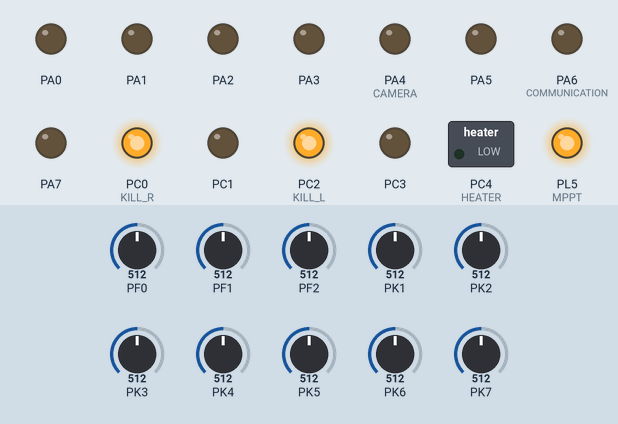
Simulated run of this program. Board: ATmega2560, built with avr-gcc and emulated at 16 MHz. Shown: switched loads named in the program (green lamp = pin HIGH), output pins drawn as LEDs (lit = HIGH). Inputs (shaded band) come from the test bench; at power-on: PK6 = 512, PF0 = 512, PF1 = 512, PF2 = 512, PK1 = 512, PK2 = 512, PK3 = 512, PK4 = 512, PK5 = 512, PK7 = 512. EEPROM starts erased.

Above: at 1.2 s.
1.3 s: PK6 set to 111
2.8 s: PK6 set to 93
At 3.3 s:
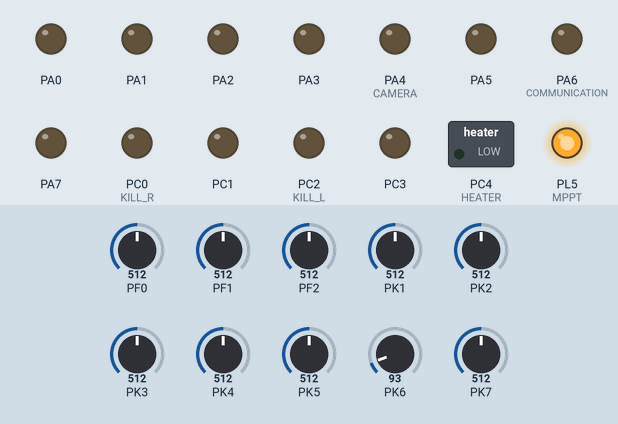
4.3 s: PK6 set to 306
At 5.1 s:
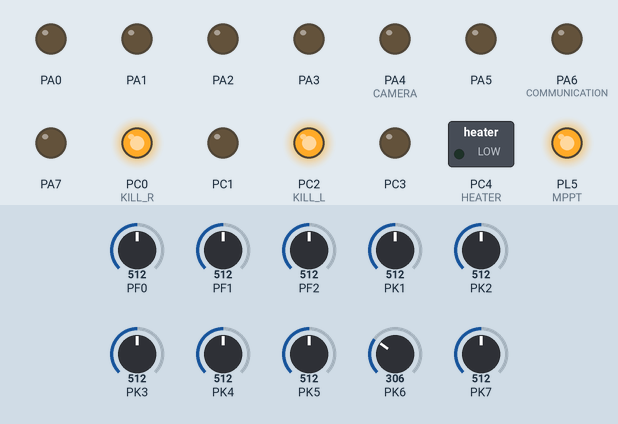
5.8 s: PK6 set to 40
At 7.1 s:
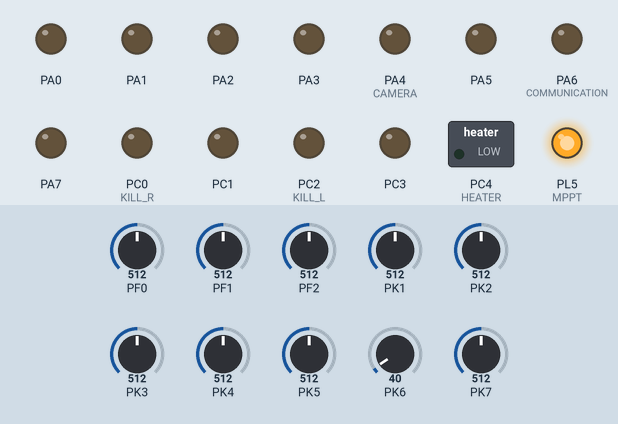
Timing chart, 0 to 8.3 s (numbered marks = the images above; inputs shaded):
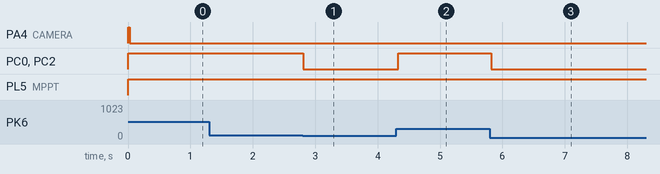

Measured:
- the behaviour switches between 105 and 104 on PK6 (found by bisection; images 0 and 1)
- after the input at 1.3 s, every drawn part: stays the same
- after the input at 2.8 s, PC0 (KILL_R), PC2 (KILL_L): HIGH → LOW at once
- after the input at 4.3 s, PC0 (KILL_R), PC2 (KILL_L): LOW → HIGH at once
- after the input at 5.8 s, PC0 (KILL_R), PC2 (KILL_L): HIGH → LOW at once

The program:

main.c
```c
/*
 * Main ProJecT
 * EPS Software
 */

#include <main.h>

/*Timer Counter 1 *1Sec**/
ISR(TIMER1_COMPA_vect)
{
	system_tick();
}

/*Interrupt Receiver*/
ISR(USART2_RX_vect)
{
	Rx_CRC_Tx();
}

int main(void)
{
    wdt_enable(WDTO_1S); /* Enable WatchDog Timer --> 1 Sec*/
    ADC_Enable();
    PWM_Enable();
    UART2_Init(MYUBRR);
    Timer1_Freq_1Hz();
    sei();               /*Global interrupt*/
    while (1)
    {
		wdt_reset();               /*Refresh WatchDog Timer*/
		REAL_VALUE_SENSOR();       /*Read Values of Sensors*/
		MPPT_P_O();                /*Perturb & Observe Algorithm ----> Control Duty Cycle*/
		ON_OFF_SW();               /*Check EPS Emergency case*/
		CLOCK_PYLOAD();
		Set_Time_E2PROM();
		UPDATE_ReQuest();
    }
}
```

ADC_GPIO.h
```c
/*
 * ADC_GPIO.h
 *
 * Created: 6/30/2021 10:53:05 PM
 *  Author: Ahmed H. Zakaria
 */


#ifndef ADC_GPIO_H_
#define ADC_GPIO_H_
#include <main.h>

// Define Subsystem & ICs PINS
#define CAMERA  PA4
#define COMMUNICATION  PA6
#define KILL_R  PC0
#define KILL_L  PC2
#define HEATER  PC4
#define MPPT  DDL5
#define ADCS  PG2
#define Vref  4.889
// Function of ON | OFF Switch
#define Set_SW(port,sub)  port|=(1<<sub)
#define Reset_SW(port,sub)  port&=~(1<<sub)
// Variables & Arrays
volatile double Pold,Pnow,Psd,Vold,Vnow,DC,Cnow;
typedef struct {
	float VS_Buck3;
	float CS_Buck3;
	float VS_Buck5;
	float CS_Buck5;
	float VS_Battery;
	float CS_Battery;
	float VS_Solar;
	float CS_Solar;
	uint8_t Temp_S1;
	uint8_t Temp_S2;
}R_Value;
R_Value Real_Value;
char VS_BUC3[6],CS_BUC3[6],VS_BUC5[6],CS_BUC5[6];
char VS_BAT[6],CS_BAT[6],VS_BOS[6],CS_BOS[6];
/*************************Function***********************************/
void ADC_Enable(void);                                   // Start ADC to read values sensors
uint16_t ADC_Channel0_7(uint8_t channel);                // Enable & take values the first part of Channels 0---->7
uint16_t ADC_Channel8_15(uint8_t channel);               // Enable & take values the second part of Channels 8---->15
void REAL_VALUE_SENSOR(void);                 // Put Values of reading in array  All_ADC[16]
void PWM_Enable(void);                                   // Enable Digital PINS OUTPUT
void Timer1_Freq_1Hz(void);                              // Enable Timer Counter 1Sec
void MPPT_P_O(void);                           // Setting Duty cycle through MPPT algorithm
void ON_OFF_SW(void);                          // Setting status on/off switch & send Telemetry

#endif /* ADC_GPIO_H_ */
```

E2PROM.h
```c
/*
 * E2PROM.h
 *
 * Created: 6/30/2021 10:58:06 PM
 *  Author: Ahmed H. Zakaria
 */


#ifndef E2PROM_H_
#define E2PROM_H_

#include <main.h>

#define EEPROM_SIZE 4096
/*************************Function***********************************/
void WRITE_EEPROM(uint16_t Addr ,uint8_t Data);
uint8_t READ_EEPROM(uint16_t Addr);

#endif /* E2PROM_H_ */
```

EUSP.h
```c
/*
 * EUSP.h
 *
 * Created: 6/30/2021 10:57:06 PM
 *  Author: Ahmed H. Zakaria
 */


#ifndef EUSP_H_
#define EUSP_H_

#include <main.h>

//********* CubeSat Satellite Protocol (CSP) with different platforms *********//
typedef struct {
	uint8_t SA;       // Subsystem Address
	uint8_t GID;      // Group ID
	uint8_t SGID;     // Sub-Group  ID
	uint8_t DoL;      // Data Out Length
	uint8_t RL;       // Reply  Length
	uint8_t CRC;      // Cyclic redundancy check
	uint8_t STATUS;   // Reception Status (Status)
}PRTOCOL;
PRTOCOL EUSP;
uint8_t FLAG_START;
//********* Subsystem Address (SA) *********//
#define EPS   0x20
//********* Group ID (GID) *********//
#define SENSOR    0x01
#define POWER_SET 0x02
#define TIME      0x03
#define TEST      0x04
#define BOOT      0xBE
//********* Sub-Group ID (SGID) *********//
// SENSOR
#define SOLAR_CELL    0x00
#define BATTERY       0x01
#define BUCK          0x02
#define ALL_EPS       0x03
// POWER_SET
#define SET_POWER     0x00
#define GET_POWER     0x01
// TIME
#define SET_TIME      0x00
#define GET_TIME      0x01
#define CLOCK         0x02
// TEST
#define TRANSLOG      0x00
#define TEST_PING     0x01
// BOOTLOADER
#define STRAT_BOOT    0x00
//********* Reception Status (Status) *********//
#define ACK           0xAC
#define NACK          0x54
/*************************Variables***********************************/
uint8_t REPLY[MIX];
uint8_t DATA[MIX];
uint8_t FLAG_BOOT;
/*************************Function***********************************/
uint8_t crc8_calculate (uint8_t *data , uint8_t n);
void TELEMETRY_Tx(void);
void DATA_Rx(uint8_t stringTx[] ,uint8_t n);
void COMMAND_Rx(void);
uint8_t CRC_COMMAND(void);
void TELEMETRY_DETERMINATION(void);
void Rx_CRC_Tx(void);


#endif /* EUSP_H_ */
```

FRAMES.h
```c
/*
 * FRAMES.h
 *
 * Created: 6/30/2021 10:55:14 PM
 *  Author: Ahmed H. Zakaria
 */


#ifndef FRAMES_H_
#define FRAMES_H_

#include <main.h>

/*************************Variables & Array***********************************/
double DUTY;
uint8_t STATUS_TRUE,wait,tnow[4];
/*************************Function***********************************/
void FtoA(float Value_Float, char* BUFER, uint8_t POINT_NUM);
void STRING_VALUE_SENSOR(void);
/* Get Telemetry GROUP-1 *0x01*/
void SOLAR_ARRAY(uint8_t SOLAR_array[]);
void BUCKS(uint8_t BUS[]);
void GET_Battery(uint8_t Batt[]);
void Get_All_Telemetry(uint8_t All_value_ADC[]);
/* Get & Set Power Values -- Function Build any Frame GROUP-2 *0x02*/
void STATUS_SW(uint8_t STATUS_SW_BUF[]);
void POWER_SWITCH(uint8_t Flag);
/* Get , Set & Clock Time GROUP-3 *0x03*/
void SET_TIME_NOW(uint8_t GTime[]);
void GET_TIME_NOW(uint8_t STime[]);
void SET_CLOCK(uint8_t Clock[]);
/* Test EPS GROUP-4 *0x04*/
void Test_EPS_Tx(uint8_t TEST_EPS_Tx[]);
void EPS_Transaction_Log(uint8_t Transaction_BUF[]);
/* SELF PROGRAMMIN SESSION GROUP-5 *0x05*/
void UPDATE_ReQuest(void);

#endif /* FRAMES_H_ */
```

TIME_SUB.h
```c
/*
 * TIME_SUB.h
 *
 * Created: 7/1/2021 12:29:45 AM
 *  Author: Ahmed H. Zakaria
 */


#ifndef TIME_SUB_H_
#define TIME_SUB_H_

#include <main.h>
/*************************Function***********************************/
void Set_Time_E2PROM(void);
void CLOCK_PYLOAD(void);

#endif /* TIME_SUB_H_ */
```

UART2.h
```c
/*
 * UART2.h
 *
 * Created: 6/30/2021 11:07:16 PM
 *  Author: Ahmed H. Zakaria
 */


#ifndef UART2_H_
#define UART2_H_

#include <main.h>


/*************************BAUD RATE***********************************/
#define FOSC 16000000
#define BAUD 9600
#define MYUBRR FOSC/16/BAUD-1

/*************************Function***********************************/
void UART2_Init(uint8_t  baud);
uint8_t UART2_Receive(void);
uint8_t UART2_Transmit(uint8_t data);

#endif /* UART2_H_ */
```

main.h
```c
/*
 * main.h
 *
 * Created: 6/30/2021 11:11:11 PM
 *  Author: Ahmed H. Zakaria
 */


#ifndef MAIN_H_
#define MAIN_H_

#define F_CPU 16000000UL
#define ON    0x01
#define OFF   0x00
#define TRUE  ON
#define FALSE OFF
#define MIX   256

#include <avr/io.h>
#include <util/delay.h>
#include <avr/interrupt.h>
#include <avr/wdt.h>
#include <time.h>
#include <math.h>
#include <string.h>
#include <stdlib.h>
#include <TIME_SUB.h>
#include <ADC_GPIO.h>
#include <FRAMES.h>
#include <UART2.h>
#include <EUSP.h>
#include <E2PROM.h>

#endif /* MAIN_H_ */
```

ADC_GPIO.c
```c
/*
 * ADC_GPIO.c
 * Source code of ADC , Digital I/O , Timer Counter , PWM & MPPT algorithm
 * Created: 6/30/2021 11:10:55 PM
 *  Author: Ahmed H. Zakaria
 */
#include <ADC_GPIO.h>

void ADC_Enable(void)
{
	DDRF = 0x00;
	DDRK = 0x00;
	ADMUX |= (1<<REFS0);
	ADMUX |= (1<<ADLAR);
	ADCSRA |= (1<<ADEN);
	ADCSRA |= (1<<ADPS2) | (1<<ADPS1) | (1<<ADPS0);
	ADCSRB |= (1<<ACME);
}

uint16_t ADC_Channel0_7(uint8_t channel)
{
	ADCSRB =0x40;
	ADMUX = 0x40 | (channel & 0x07);
	ADCSRA |= (1<<ADSC);
	while (!(ADCSRA & (1<<ADIF)));
	ADCSRA |= (1<<ADIF);
	return ADCW;
}

uint16_t ADC_Channel8_15(uint8_t channel)
{
	ADCSRB =0x40 | (1<<MUX5);
	ADMUX = 0x40 | (channel & 0x07);
	ADCSRA |= (1<<ADSC);
	while (!(ADCSRA & (1<<ADIF)));
	ADCSRA |= (1<<ADIF);
	return ADCW;
}

void REAL_VALUE_SENSOR(void)
{
	Real_Value.VS_Buck3 =   ((ADC_Channel0_7(0)*2*Vref)/1023);
	Real_Value.Temp_S1 =    ((ADC_Channel0_7(1)*8.2*Vref)/1023);
	Real_Value.CS_Buck3 =   (((ADC_Channel0_7(2)*Vref)/1023)/0.94);
	Real_Value.VS_Buck5 =   ((ADC_Channel8_15(1)*2*Vref)/1023);
	Real_Value.Temp_S2 =    ((ADC_Channel8_15(2)*100*2.34*Vref)/1023);
	Real_Value.CS_Buck5 =   (((ADC_Channel8_15(3)*Vref)/1023)/0.94);
	Real_Value.VS_Battery = ((ADC_Channel8_15(4)*2*Vref)/1023);
	Real_Value.CS_Battery = ((((ADC_Channel8_15(5)*Vref)/1023)-1.25)/0.4);
	Real_Value.VS_Solar =   ((ADC_Channel8_15(6)*2*Vref)/1023);
	Real_Value.CS_Solar =   (((ADC_Channel8_15(7)*Vref)/1023)/0.94);
	STRING_VALUE_SENSOR();
}

void PWM_Enable(void)
{
	DDRA =0xFF;
	DDRC =0xFF;
	DDRG =0xFF;
	DDRL |= (1<<DDL5);
	TCCR5A |= (1<<COM5C1) | (1<<WGM51) | (1<<WGM50);
	TCCR5B |= (1<<CS50) | (1<<WGM52) | (1<<WGM53);
	OCR5A=5;
}

void Timer1_Freq_1Hz(void)
{
	TCCR1B |= (1<<CS12) | (1<<WGM12) | (1<<CS10);
	TIMSK1 |= (1<<OCIE1A);
	OCR1A = 16000;
}

/*Perturb & Observe Algorithm ----> Control Duty Cycle*/
void MPPT_P_O(void)
{
	Vnow = Real_Value.VS_Solar;
	Cnow= Real_Value.CS_Solar;
	Pnow=sqrt(Vnow)*sqrt(Cnow);
	if (Vnow < 1)
	{
		DC=Vold=Pold=0;
		Reset_SW(DDRL,MPPT);
	}
	else
	{
		Set_SW(DDRL,MPPT);
		if(Pnow >= Pold)
		{
			DC = Vnow;
			Vold = Vnow;
			Pold = Pnow;
			Psd  = Pnow;
		}else
		{
			DC = Vold;
			if (Pnow > Psd)//If effect Shading
			{
				Pold = Pnow;
			}
			Psd = Pnow;
		}
	}

	OCR5C=((DC * 1024)/5);
	DUTY=((DC * 1024)/5);
}

void ON_OFF_SW(void)
{
	if (Real_Value.VS_Battery < 6)                              // Voltage Battery below 6 Volt OFF Subsystem
	{
		Reset_SW(PORTA,CAMERA);
		Reset_SW(PORTA,COMMUNICATION);
		Reset_SW(PORTG,ADCS);
		if (Real_Value.VS_Solar < 1)                           // Voltage Solar cell below 1 Volt OFF Kill Switch
		{
			Reset_SW(PORTC,KILL_R);
			Reset_SW(PORTC,KILL_L);
			}else{
			Set_SW(PORTC,KILL_R);
			Set_SW(PORTC,KILL_L);
		}
		if (Real_Value.Temp_S1 == 0 || Real_Value.Temp_S2 == 0)    // Temp.S1 OR Temp.S2 below 0C ON Heater
		{
			Set_SW(PORTC,HEATER);
			}else{
			Reset_SW(PORTC,HEATER);
		}
	}else if (Real_Value.Temp_S1 > 50 || Real_Value.Temp_S2 > 50)  // Temp.S1 OR Temp.S2 bigger 45C ON Heater
	{
		Reset_SW(PORTA,CAMERA);
		Reset_SW(PORTA,COMMUNICATION);
		Reset_SW(PORTG,ADCS);
		Reset_SW(PORTC,HEATER);
		if (Real_Value.VS_Solar < 1)                           // Voltage Solar cell below 1 Volt OFF Kill Switch
		{
			Reset_SW(PORTC,KILL_R);
			Reset_SW(PORTC,KILL_L);
			}else{
			Set_SW(PORTC,KILL_R);
			Set_SW(PORTC,KILL_L);
		}
		}else{
		if (Real_Value.Temp_S1 == 0 || Real_Value.Temp_S2 == 0)     // Temp.S1 OR Temp.S2 below 0C ON Heater
		{
			Set_SW(PORTC,HEATER);
			}else{
			Reset_SW(PORTC,HEATER);
		}
		Set_SW(PORTA,COMMUNICATION);
		Set_SW(PORTC,KILL_R);
		Set_SW(PORTC,KILL_L);
		Set_SW(PORTG,ADCS);
	}
}
```

E2PROM.c
```c
/*
 * E2PROM.c
 * Source code of  ENABLE EEPROM STORAGE
 * Created: 6/30/2021 11:12:49 PM
 *  Author: Ahmed H. Zakaria
 */

#include <E2PROM.h>

void WRITE_EEPROM(uint16_t Addr ,uint8_t Data)
{
	while(EECR & (1<<EEPE));
	EEAR = Addr;
	EEDR = Data;
	EECR |= (1<<EEMPE);
	EECR |= (1<<EEPE);
}

uint8_t READ_EEPROM(uint16_t Addr)
{
	while(EECR & (1<<EEPE));
	EEAR = Addr;
	EECR |= (1<<EERE);
	return EEDR;
}
```

EUSP.c
```c
/*
 * EUSP.c
 * Source code of EUSP-1 Communication Protocol
 * Created: 6/30/2021 11:12:17 PM
 *  Author: Ahmed H. Zakaria
 */

#include <EUSP.h>

uint8_t crc8_table [256] = {
	0x00 , 0x07 , 0x0e , 0x09 , 0x1c , 0x1b , 0x12 , 0x15 ,
	0x38 , 0x3f , 0x36 , 0x31 , 0x24 , 0x23 , 0x2a , 0x2d ,
	0x70 , 0x77 , 0x7e , 0x79 , 0x6c , 0x6b , 0x62 , 0x65 ,
	0x48 , 0x4f , 0x46 , 0x41 , 0x54 , 0x53 , 0x5a , 0x5d ,
	0xe0 , 0xe7 , 0xee , 0xe9 , 0xfc , 0xfb , 0xf2 , 0xf5 ,
	0xd8 , 0xdf , 0xd6 , 0xd1 , 0xc4 , 0xc3 , 0xca , 0xcd ,
	0x90 , 0x97 , 0x9e , 0x99 , 0x8c , 0x8b , 0x82 , 0x85 ,
	0xa8 , 0xaf , 0xa6 , 0xa1 , 0xb4 , 0xb3 , 0xba , 0xbd ,
	0xc7 , 0xc0 , 0xc9 , 0xce , 0xdb , 0xdc , 0xd5 , 0xd2 ,
	0xff , 0xf8 , 0xf1 , 0xf6 , 0xe3 , 0xe4 , 0xed , 0xea ,
	0xb7 , 0xb0 , 0xb9 , 0xbe , 0xab , 0xac , 0xa5 , 0xa2 ,
	0x8f , 0x88 , 0x81 , 0x86 , 0x93 , 0x94 , 0x9d , 0x9a ,
	0x27 , 0x20 , 0x29 , 0x2e , 0x3b , 0x3c , 0x35 , 0x32 ,
	0x1f , 0x18 , 0x11 , 0x16 , 0x03 , 0x04 , 0x0d , 0x0a ,
	0x57 , 0x50 , 0x59 , 0x5e , 0x4b , 0x4c , 0x45 , 0x42 ,
	0x6f , 0x68 , 0x61 , 0x66 , 0x73 , 0x74 , 0x7d , 0x7a ,
	0x89 , 0x8e , 0x87 , 0x80 , 0x95 , 0x92 , 0x9b , 0x9c ,
	0xb1 , 0xb6 , 0xbf , 0xb8 , 0xad , 0xaa , 0xa3 , 0xa4 ,
	0xf9 , 0xfe , 0xf7 , 0xf0 , 0xe5 , 0xe2 , 0xeb , 0xec ,
	0xc1 , 0xc6 , 0xcf , 0xc8 , 0xdd , 0xda , 0xd3 , 0xd4 ,
	0x69 , 0x6e , 0x67 , 0x60 , 0x75 , 0x72 , 0x7b , 0x7c ,
	0x51 , 0x56 , 0x5f , 0x58 , 0x4d , 0x4a , 0x43 , 0x44 ,
	0x19 , 0x1e , 0x17 , 0x10 , 0x05 , 0x02 , 0x0b , 0x0c ,
	0x21 , 0x26 , 0x2f , 0x28 , 0x3d , 0x3a , 0x33 , 0x34 ,
	0x4e , 0x49 , 0x40 , 0x47 , 0x52 , 0x55 , 0x5c , 0x5b ,
	0x76 , 0x71 , 0x78 , 0x7f , 0x6a , 0x6d , 0x64 , 0x63 ,
	0x3e , 0x39 , 0x30 , 0x37 , 0x22 , 0x25 , 0x2c , 0x2b ,
	0x06 , 0x01 , 0x08 , 0x0f , 0x1a , 0x1d , 0x14 , 0x13 ,
	0xae , 0xa9 , 0xa0 , 0xa7 , 0xb2 , 0xb5 , 0xbc , 0xbb ,
	0x96 , 0x91 , 0x98 , 0x9f , 0x8a , 0x8d , 0x84 , 0x83 ,
	0xde , 0xd9 , 0xd0 , 0xd7 , 0xc2 , 0xc5 , 0xcc , 0xcb ,
	0xe6 , 0xe1 , 0xe8 , 0xef , 0xfa , 0xfd , 0xf4 , 0xf3
} ;

uint8_t crc8_calculate (uint8_t *data , uint8_t n)
{
	uint8_t crc = 0x00 ;
	uint8_t i ;
	for ( i = 0 ; i < n ; i++)
	{
		crc = crc8_table [ crc ^ (*(data+i)) ] ;
	}
	return crc ;
}

void TELEMETRY_Tx(void)
{
	uint8_t crc = 0x00 ;
	if (EUSP.RL != 0x00)
	{
		crc = crc8_table [ crc ^ UART2_Transmit(EUSP.STATUS)   ] ;
		crc = crc8_table [ crc ^ UART2_Transmit(EUSP.SA)       ] ;
		crc = crc8_table [ crc ^ UART2_Transmit(EUSP.GID)      ] ;
		crc = crc8_table [ crc ^ UART2_Transmit(EUSP.SGID)     ] ;
		crc = crc8_table [ crc ^ UART2_Transmit(EUSP.RL)       ] ;
		for (uint8_t i = 0 ; i < EUSP.RL ; i++)
		{
			crc = crc8_table [ crc ^ UART2_Transmit(REPLY[i]) ] ;
		}
		UART2_Transmit(crc);
	}
	else
	{
		crc = crc8_table [ crc ^ UART2_Transmit(EUSP.STATUS)    ] ;
		UART2_Transmit(crc);
	}
}

void DATA_Rx(uint8_t stringTx[] ,uint8_t n)
{
	for(uint8_t i=0;i<n;i++)
	{
		stringTx[i]=UART2_Receive();
	}
}

void COMMAND_Rx(void)
{
	EUSP.SA   = UART2_Receive();
	if(EUSP.SA == EPS)
	{
		EUSP.GID  = UART2_Receive();
		EUSP.SGID = UART2_Receive();
		EUSP.DoL  = UART2_Receive();
		EUSP.RL   = UART2_Receive();
		DATA_Rx(DATA,EUSP.DoL);
		EUSP.CRC  = UART2_Receive();
		FLAG_START = TRUE;
	}else
	{
		FLAG_START = FALSE;
	}
}

uint8_t CRC_COMMAND(void)
{
	uint8_t crc = 0x00 ;
	crc = crc8_table [ crc ^ EUSP.SA   ] ;
	crc = crc8_table [ crc ^ EUSP.GID  ] ;
	crc = crc8_table [ crc ^ EUSP.SGID ] ;
	crc = crc8_table [ crc ^ EUSP.DoL  ] ;
	crc = crc8_table [ crc ^ EUSP.RL   ] ;
	for (uint8_t i = 0 ; i < EUSP.DoL ; i++)
	{
		crc = crc8_table [ crc ^ DATA[i] ] ;
	}
	crc = crc8_table [ crc ^ EUSP.CRC ] ;
	return crc ;
}
void TELEMETRY_DETERMINATION(void)
{
	switch (EUSP.SA)
	{
		case EPS:switch(EUSP.GID)
		{
			case SENSOR:switch(EUSP.SGID)
			{
				case SOLAR_CELL:SOLAR_ARRAY(REPLY);TELEMETRY_Tx();
				break;
				case BATTERY:GET_Battery(REPLY);TELEMETRY_Tx();
				break;
				case BUCK:BUCKS(REPLY);TELEMETRY_Tx();
				break;
				case ALL_EPS:Get_All_Telemetry(REPLY);TELEMETRY_Tx();
				break;
				default:;
				break;
			}
			break;
			case POWER_SET:switch(EUSP.SGID)
			{
				case SET_POWER:POWER_SWITCH(DATA[0]);TELEMETRY_Tx();
				break;
				case GET_POWER:STATUS_SW(REPLY);TELEMETRY_Tx();
				break;
				default:;
				break;
			}
			break;
			case TIME:switch(EUSP.SGID)
			{
				case SET_TIME:SET_TIME_NOW(DATA);TELEMETRY_Tx();
				break;
				case GET_TIME:GET_TIME_NOW(REPLY);TELEMETRY_Tx();
				break;
				case CLOCK:SET_CLOCK(DATA);TELEMETRY_Tx();
				break;
				default:;
				break;
			}
			break;
			case TEST:switch(EUSP.SGID)
			{
				case TRANSLOG:EPS_Transaction_Log(REPLY);TELEMETRY_Tx();
				break;
				case TEST_PING:Test_EPS_Tx(REPLY);TELEMETRY_Tx();
				break;
				default:;
				break;
			}
			break;
			case BOOT:switch(EUSP.SGID)
			{
				case STRAT_BOOT:FLAG_BOOT=TRUE;
				break;
				default:;
				break;
			}
			break;
			default:;
			break;
		}
		break;
		default:;
		break;
	}
}

void Rx_CRC_Tx(void)
{
	uint8_t crc = 0x00 ;
	COMMAND_Rx();
	if (FLAG_START)
	{
		if (CRC_COMMAND() == 0x00)
		{
			EUSP.STATUS=ACK;
			TELEMETRY_DETERMINATION();
			}else{
			EUSP.STATUS=NACK;
			crc = crc8_table [ crc ^ UART2_Transmit(EUSP.STATUS) ] ;
			UART2_Transmit(crc);
		}
	}
}
```

TIME_SUB.c
```c
/*
 * TIME_SUB.c
 * Source code of TIME SYSTEM
 * Created: 6/30/2021 11:14:14 PM
 *  Author: Ahmed H. Zakaria
 */
#include <TIME_SUB.h>

void Set_Time_E2PROM(void)
{
	struct tm *Time_Now;
	time_t PUT_Time;
	PUT_Time = time(NULL);
	Time_Now = localtime(&PUT_Time);
	WRITE_EEPROM(0x0081 ,Time_Now->tm_sec );
	WRITE_EEPROM(0x0082 ,Time_Now->tm_min);
	WRITE_EEPROM(0x0083 ,Time_Now->tm_hour);
	WRITE_EEPROM(0x0084 ,Time_Now->tm_mday);
	WRITE_EEPROM(0x0085 ,Time_Now->tm_wday);
	WRITE_EEPROM(0x0086 ,Time_Now->tm_mon );
	WRITE_EEPROM(0x0087 ,((Time_Now->tm_year)-2000));
}

void CLOCK_PYLOAD(void)
{
	switch (READ_EEPROM(0x0086) - READ_EEPROM(0x0093))
	{
		case 0x00:switch(READ_EEPROM(0x0084) - READ_EEPROM(0x0092))
		{
			case 0x00:switch (READ_EEPROM(0x0083) - READ_EEPROM(0x0091))
			{
				case 0x00:if ((READ_EEPROM(0x0082) - READ_EEPROM(0x0090)) == 0)
				{
					Set_SW(PORTA,CAMERA);
				}
				else if((READ_EEPROM(0x0083) - READ_EEPROM(0x0094)) == 0)
				{
					Reset_SW(PORTA,CAMERA);
				}
				break;
				default:;
				break;
			}
			break;
			default:;
			break;
		}
		break;
		default:;
		break;
	}
}
```

UART2.c
```c
/*
 * UART2.c
 * Source code of Enable UART2 PINS
 * Created: 6/30/2021 11:14:33 PM
 *  Author: Ahmed H. Zakaria
 */
#include <UART2.h>

void UART2_Init(uint8_t  baud)
{
	UBRR2L=(uint8_t) baud;
	UBRR2H=(uint8_t)( baud>>8);
	UCSR2B = (1<<TXEN2)|(1<<RXEN2)|(1<<RXCIE2);
	UCSR2C = (3<<UCSZ20);
	FLAG_BOOT = FALSE;
}

uint8_t UART2_Receive(void)
{
	while ( !(UCSR2A & (1<<RXC2)) );
	return UDR2;
}

uint8_t UART2_Transmit(uint8_t data)
{
	UDR2 = data;
	while ( !( UCSR2A & (1<<UDRE2)) );
	return data;
}
```

Source omitted: FRAMES.c (8566 bytes)
